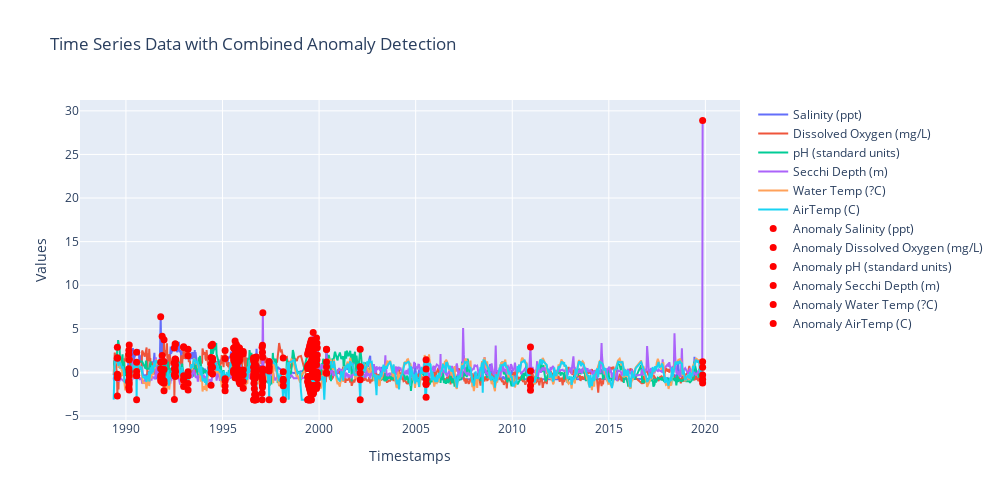

The code cell stored with this chart in its notebook:
### Code cell
from plotly.subplots import make_subplots
import plotly.graph_objs as go

# Initialize a subplot layout with one row and one column
fig = make_subplots(rows=1, cols=1, shared_xaxes=True)

# Loop over each selected column and add it to the plot
for column in select_df.columns[:-1]:  # Exclude the 'anomaly' column
    # Add the time series line plot for the column
    fig.add_trace(
        go.Scatter(x=select_df.index, y=select_df[column], mode='lines', name=column),
        row=1, col=1
    )

# Filter out the rows where anomalies are detected
anomalies = select_df[select_df['anomaly']]

# Loop through each column again to add anomaly markers
for column in select_df.columns[:-1]:  # Exclude the 'anomaly' column
    fig.add_trace(
        go.Scatter(
            x=anomalies.index,
            y=anomalies[column],
            mode='markers',
            name=f'Anomaly {column}',
            marker=dict(color='red', size=7)
        ),
        row=1, col=1
    )

# Update layout to add titles and set figure dimensions
fig.update_layout(
    height=500, 
    width=1000, 
    title="Time Series Data with Combined Anomaly Detection",
    xaxis_title="Timestamps",
    yaxis_title="Values"
)

# Show the figure
fig.show()
